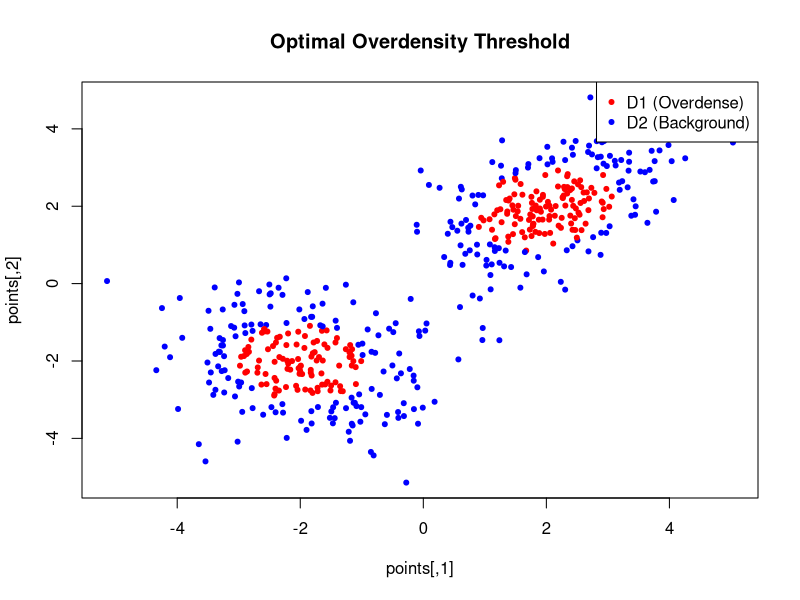

Here is the R script that generated this plot:
library(ks) # For kernel density estimation

# Generate synthetic 2D data
set.seed(42)
n_points <- 500
points <- matrix(rbind(
    MASS::mvrnorm(n_points / 2, c(2, 2), matrix(c(1, 0.5, 0.5, 1), 2, 2)), # Overdense region
    MASS::mvrnorm(n_points / 2, c(-2, -2), matrix(c(1, -0.3, -0.3, 1), 2, 2)) # Background region
), ncol = 2)

# Kernel Density Estimation (KDE)
kde_result <- kde(points, H = diag(1, 2)) # Bandwidth matrix set to identity for simplicity

# Interpolate densities at data points
densities <- predict(kde_result, x = points)

# Function to compute KL divergence
kl_divergence <- function(p, q) {
    p <- p / sum(p) # Normalize to probability distributions
    q <- q / sum(q)
    nonzero <- p > 0 & q > 0 # Avoid log(0) issues
    sum(p[nonzero] * log(p[nonzero] / q[nonzero]))
}

# Function to minimize KL divergence over density threshold
optimize_threshold <- function(densities, points) {
    thresholds <- quantile(densities, seq(0.1, 0.9, by = 0.05)) # Candidate density thresholds
    kl_values <- sapply(thresholds, function(thresh) {
        d1 <- points[densities >= thresh, , drop = FALSE]
        d2 <- points[densities < thresh, , drop = FALSE]

        if (nrow(d1) < 5 || nrow(d2) < 5) {
            return(Inf)
        } # Avoid extreme cases

        # Compute KDE for both distributions
        kde1 <- kde(d1, H = diag(1, 2))
        kde2 <- kde(d2, H = diag(1, 2))

        # Estimate density values on shared grid
        grid_points <- points # Use original points as evaluation grid
        p <- predict(kde1, x = grid_points)
        q <- predict(kde2, x = grid_points)

        kl_divergence(p, q) # Compute KL divergence
    })

    # Find threshold that minimizes KL divergence
    best_thresh <- thresholds[which.min(kl_values)]
    return(list(threshold = best_thresh, kl_values = kl_values, thresholds = thresholds))
}

# Run optimization
result <- optimize_threshold(densities, points)
best_threshold <- result$threshold

# Plot results
plot(points, col = ifelse(densities >= best_threshold, "red", "blue"), pch = 20, main = "Optimal Overdensity Threshold")
legend("topright", legend = c("D1 (Overdense)", "D2 (Background)"), col = c("red", "blue"), pch = 20)

cat("Optimal Density Threshold:", best_threshold, "\n")
